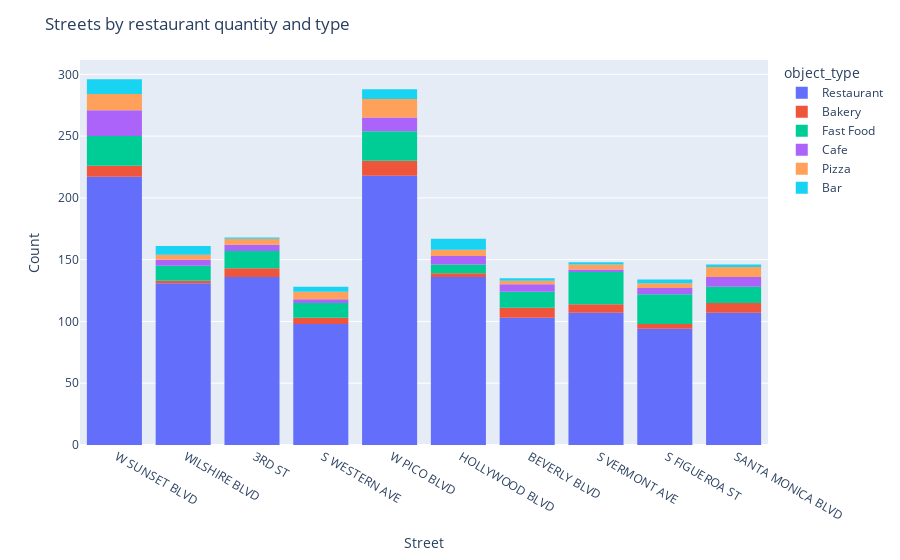

This figure's notebook cell:
### Markdown cell above
A continuación se representará la distribución de los establecimientos localizados en dichas calles, pero diferenciando por tipo de restaurant.

### Code cell
fig = px.histogram(df_rest.query('street in @ten_best_street.street'), x='street', color='object_type')
fig.update_layout(
    title_text='Streets by restaurant quantity and type',
    xaxis_title_text='Street',
    yaxis_title_text='Count',
)
fig.show()

### Figure 1 — Plotly figure (JSON) as saved in the notebook; plotly's stock layout.template omitted (floating-point values rounded to 4 significant figures; data arrays with more than 128 entries replaced by an {"elided": "..."} marker saying what was removed)
{"data": [{"alignmentgroup": "True", "bingroup": "x", "hovertemplate": "object_type=Restaurant<br>street=%{x}<br>count=%{y}<extra></extra>", "legendgroup": "Restaurant", "marker": {"color": "#636efa", "pattern": {"shape": ""}}, "name": "Restaurant", "offsetgroup": "Restaurant", "orientation": "v", "showlegend": true, "type": "histogram", "x": {"elided": "1347 str values"}, "xaxis": "x", "yaxis": "y"}, {"alignmentgroup": "True", "bingroup": "x", "hovertemplate": "object_type=Bakery<br>street=%{x}<br>count=%{y}<extra></extra>", "legendgroup": "Bakery", "marker": {"color": "#EF553B", "pattern": {"shape": ""}}, "name": "Bakery", "offsetgroup": "Bakery", "orientation": "v", "showlegend": true, "type": "histogram", "x": [" W SUNSET BLVD", " W SUNSET BLVD", " W SUNSET BLVD", " BEVERLY BLVD", " S VERMONT AVE", " W PICO BLVD", " S FIGUEROA ST", " W SUNSET BLVD", " S VERMONT AVE", " SANTA MONICA BLVD", " W PICO BLVD", " W SUNSET BLVD", " W PICO BLVD", " BEVERLY BLVD", " W PICO BLVD", " 3RD ST", " SANTA MONICA BLVD", " S FIGUEROA ST", " S VERMONT AVE", " W PICO BLVD", " W SUNSET BLVD", " 3RD ST", " W SUNSET BLVD", " 3RD ST", " 3RD ST", " S VERMONT AVE", " W PICO BLVD", " W SUNSET BLVD", " S FIGUEROA ST", " W PICO BLVD", " WILSHIRE BLVD", " S VERMONT AVE", " SANTA MONICA BLVD", " W PICO BLVD", " W PICO BLVD", " BEVERLY BLVD", " S WESTERN AVE", " W PICO BLVD", " S VERMONT AVE", " S FIGUEROA ST", " W SUNSET BLVD", " 3RD ST", " BEVERLY BLVD", " W PICO BLVD", " BEVERLY BLVD", " HOLLYWOOD BLVD", " S WESTERN AVE", " SANTA MONICA BLVD", " HOLLYWOOD BLVD", " BEVERLY BLVD", " BEVERLY BLVD", " S WESTERN AVE", " SANTA MONICA BLVD", " HOLLYWOOD BLVD", " S WESTERN AVE", " SANTA MONICA BLVD", " 3RD ST", " SANTA MONICA BLVD", " S VERMONT AVE", " BEVERLY BLVD", " SANTA MONICA BLVD", " W PICO BLVD", " WILSHIRE BLVD", " S WESTERN AVE", " 3RD ST"], "xaxis": "x", "yaxis": "y"}, {"alignmentgroup": "True", "bingroup": "x", "hovertemplate": "object_type=Fast Food<br>street=%{x}<br>count=%{y}<extra></extra>", "legendgroup": "Fast Food", "marker": {"color": "#00cc96", "pattern": {"shape": ""}}, "name": "Fast Food", "offsetgroup": "Fast Food", "orientation": "v", "showlegend": true, "type": "histogram", "x": {"elided": "169 str values"}, "xaxis": "x", "yaxis": "y"}, {"alignmentgroup": "True", "bingroup": "x", "hovertemplate": "object_type=Cafe<br>street=%{x}<br>count=%{y}<extra></extra>", "legendgroup": "Cafe", "marker": {"color": "#ab63fa", "pattern": {"shape": ""}}, "name": "Cafe", "offsetgroup": "Cafe", "orientation": "v", "showlegend": true, "type": "histogram", "x": [" W SUNSET BLVD", " W SUNSET BLVD", " WILSHIRE BLVD", " BEVERLY BLVD", " W PICO BLVD", " HOLLYWOOD BLVD", " SANTA MONICA BLVD", " W SUNSET BLVD", " W PICO BLVD", " W PICO BLVD", " SANTA MONICA BLVD", " WILSHIRE BLVD", " 3RD ST", " SANTA MONICA BLVD", " 3RD ST", " BEVERLY BLVD", " S WESTERN AVE", " W PICO BLVD", " W SUNSET BLVD", " W SUNSET BLVD", " W SUNSET BLVD", " W SUNSET BLVD", " W SUNSET BLVD", " HOLLYWOOD BLVD", " BEVERLY BLVD", " W SUNSET BLVD", " HOLLYWOOD BLVD", " W SUNSET BLVD", " W SUNSET BLVD", " WILSHIRE BLVD", " BEVERLY BLVD", " 3RD ST", " HOLLYWOOD BLVD", " S FIGUEROA ST", " S FIGUEROA ST", " SANTA MONICA BLVD", " W PICO BLVD", " W PICO BLVD", " W SUNSET BLVD", " W SUNSET BLVD", " S VERMONT AVE", " W SUNSET BLVD", " HOLLYWOOD BLVD", " W PICO BLVD", " S WESTERN AVE", " W SUNSET BLVD", " W PICO BLVD", " SANTA MONICA BLVD", " W SUNSET BLVD", " S FIGUEROA ST", " S FIGUEROA ST", " W PICO BLVD", " BEVERLY BLVD", " S WESTERN AVE", " S FIGUEROA ST", " S VERMONT AVE", " SANTA MONICA BLVD", " HOLLYWOOD BLVD", " 3RD ST", " BEVERLY BLVD", " W SUNSET BLVD", " W SUNSET BLVD", " WILSHIRE BLVD", " W SUNSET BLVD", " W SUNSET BLVD", " 3RD ST", " HOLLYWOOD BLVD", " W SUNSET BLVD", " SANTA MONICA BLVD", " W PICO BLVD", " WILSHIRE BLVD", " W PICO BLVD", " SANTA MONICA BLVD"], "xaxis": "x", "yaxis": "y"}, {"alignmentgroup": "True", "bingroup": "x", "hovertemplate": "object_type=Pizza<br>street=%{x}<br>count=%{y}<extra></extra>", "legendgroup": "Pizza", "marker": {"color": "#FFA15A", "pattern": {"shape": ""}}, "name": "Pizza", "offsetgroup": "Pizza", "orientation": "v", "showlegend": true, "type": "histogram", "x": [" W SUNSET BLVD", " WILSHIRE BLVD", " 3RD ST", " W SUNSET BLVD", " W PICO BLVD", " W PICO BLVD", " W PICO BLVD", " SANTA MONICA BLVD", " W PICO BLVD", " HOLLYWOOD BLVD", " W SUNSET BLVD", " 3RD ST", " W PICO BLVD", " BEVERLY BLVD", " S WESTERN AVE", " W SUNSET BLVD", " W SUNSET BLVD", " WILSHIRE BLVD", " W PICO BLVD", " W SUNSET BLVD", " BEVERLY BLVD", " SANTA MONICA BLVD", " HOLLYWOOD BLVD", " 3RD ST", " HOLLYWOOD BLVD", " W SUNSET BLVD", " W PICO BLVD", " HOLLYWOOD BLVD", " HOLLYWOOD BLVD", " 3RD ST", " W SUNSET BLVD", " W PICO BLVD", " BEVERLY BLVD", " SANTA MONICA BLVD", " WILSHIRE BLVD", " W SUNSET BLVD", " W PICO BLVD", " WILSHIRE BLVD", " S WESTERN AVE", " S WESTERN AVE", " W PICO BLVD", " W PICO BLVD", " SANTA MONICA BLVD", " W PICO BLVD", " S VERMONT AVE", " W PICO BLVD", " W SUNSET BLVD", " S FIGUEROA ST", " SANTA MONICA BLVD", " W SUNSET BLVD", " W PICO BLVD", " W SUNSET BLVD", " 3RD ST", " SANTA MONICA BLVD", " W PICO BLVD", " S VERMONT AVE", " S VERMONT AVE", " S FIGUEROA ST", " S WESTERN AVE", " S WESTERN AVE", " S FIGUEROA ST", " S VERMONT AVE", " SANTA MONICA BLVD", " S FIGUEROA ST", " SANTA MONICA BLVD", " S WESTERN AVE", " W SUNSET BLVD"], "xaxis": "x", "yaxis": "y"}, {"alignmentgroup": "True", "bingroup": "x", "hovertemplate": "object_type=Bar<br>street=%{x}<br>count=%{y}<extra></extra>", "legendgroup": "Bar", "marker": {"color": "#19d3f3", "pattern": {"shape": ""}}, "name": "Bar", "offsetgroup": "Bar", "orientation": "v", "showlegend": true, "type": "histogram", "x": [" W PICO BLVD", " S FIGUEROA ST", " W SUNSET BLVD", " W SUNSET BLVD", " W PICO BLVD", " WILSHIRE BLVD", " WILSHIRE BLVD", " W PICO BLVD", " WILSHIRE BLVD", " W SUNSET BLVD", " WILSHIRE BLVD", " WILSHIRE BLVD", " HOLLYWOOD BLVD", " HOLLYWOOD BLVD", " BEVERLY BLVD", " W SUNSET BLVD", " HOLLYWOOD BLVD", " HOLLYWOOD BLVD", " SANTA MONICA BLVD", " WILSHIRE BLVD", " W PICO BLVD", " W SUNSET BLVD", " S WESTERN AVE", " WILSHIRE BLVD", " W PICO BLVD", " W SUNSET BLVD", " W SUNSET BLVD", " S VERMONT AVE", " W SUNSET BLVD", " S WESTERN AVE", " 3RD ST", " W SUNSET BLVD", " HOLLYWOOD BLVD", " HOLLYWOOD BLVD", " HOLLYWOOD BLVD", " W PICO BLVD", " HOLLYWOOD BLVD", " W SUNSET BLVD", " S FIGUEROA ST", " W PICO BLVD", " W SUNSET BLVD", " HOLLYWOOD BLVD", " S VERMONT AVE", " BEVERLY BLVD", " SANTA MONICA BLVD", " S FIGUEROA ST", " S WESTERN AVE", " W PICO BLVD", " S WESTERN AVE", " W SUNSET BLVD"], "xaxis": "x", "yaxis": "y"}], "layout": {"barmode": "relative", "legend": {"title": {"text": "object_type"}, "tracegroupgap": 0}, "margin": {"t": 60}, "title": {"text": "Streets by restaurant quantity and type"}, "xaxis": {"anchor": "y", "domain": [0, 1], "title": {"text": "Street"}}, "yaxis": {"anchor": "x", "domain": [0, 1], "title": {"text": "Count"}}}}
